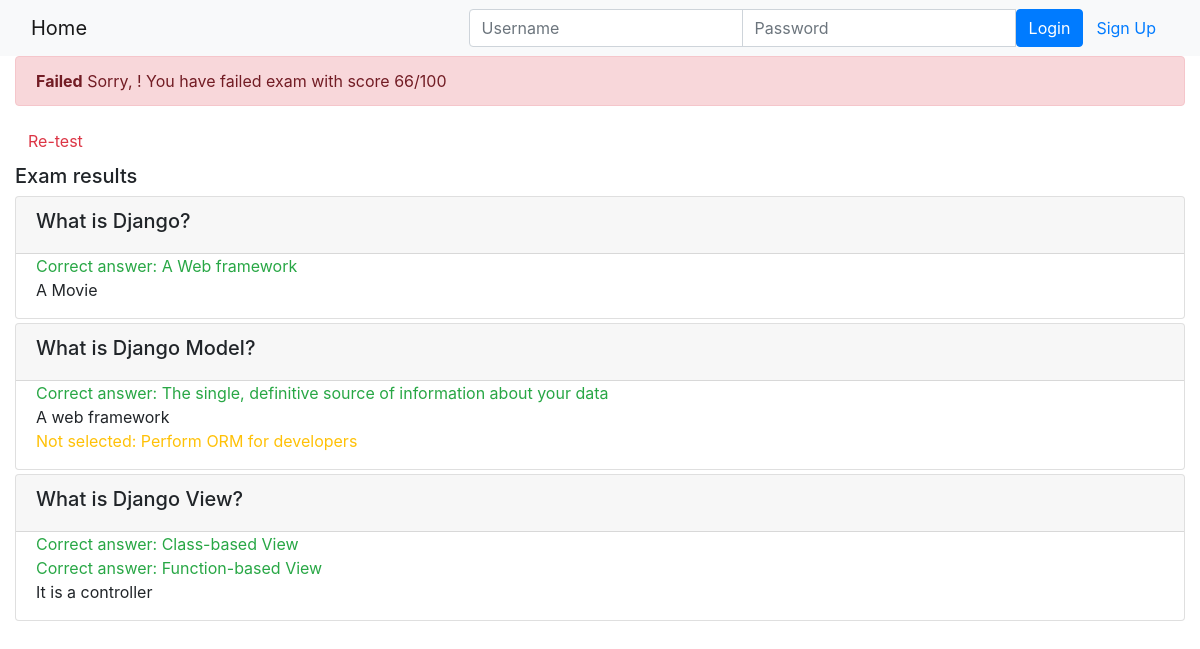
Page /onlinecourse/course/1/submission/1/result/ on the committed database.
### onlinecourse/models.py (models this page shows)
class Question(models.Model):
    lesson = models.ForeignKey(Lesson, on_delete=models.CASCADE)
    question_text = models.CharField(max_length=200)
    grade = models.IntegerField(default=10)
    def is_get_score(self, selected_ids):
       all_answers = self.choice_set.filter(is_correct=True).count()
       selected_correct = self.choice_set.filter(is_correct=True, id__in=selected_ids).count()
       selected_wrong = self.choice_set.filter(is_correct=False, id__in=selected_ids).count()
       if all_answers == selected_correct and selected_wrong == 0:
           return True
       else:
           return False

class Choice(models.Model):
    question = models.ForeignKey(Question, on_delete=models.CASCADE)
    choice_text = models.CharField(max_length=200)
    is_correct = models.BooleanField(default=False)

### onlinecourse/views.py (the view)
# urls.py: path('course/<int:course_id>/submission/<int:submission_id>/result/', views.show_exam_result, name='show_exam_result'),
def show_exam_result(request, course_id, submission_id):
    context = {}
    course = get_object_or_404(Course, pk=course_id)
    submission = get_object_or_404(Submission, pk=submission_id)
    selected_choices = submission.choices.all()
    questions = set()
    for choice in selected_choices:
        questions.add(choice.question)
    total = 0
    grade = 0
    for question in questions:
        total += question.grade
        if question.is_get_score(selected_choices):
            grade += question.grade
    context['course'] = course
    context['selected_ids'] = selected_choices
    context['grade'] = int((grade/total) * 100)
    return render(request, 'onlinecourse/exam_result_bootstrap.html', context)

### onlinecourse/templates/onlinecourse/exam_result_bootstrap.html (shortened to what this page needs)
<!DOCTYPE html>
<html lang="en">
<head>
    {% load static %}
    <link rel="stylesheet" href="https://maxcdn.bootstrapcdn.com/bootstrap/4.5.2/css/bootstrap.min.css">
</head>
<body>
 <nav class="navbar navbar-light bg-light">
    <div class="container-fluid">
        <div class="navbar-header">
              <a class="navbar-brand" href="{% url 'onlinecourse:index' %}">Home</a>
        </div>
        <ul class="nav navbar-nav navbar-right">
            {% if user.is_authenticated %}
            <li>
                <a class="btn btn-link" href="#">{{ user.first_name }}({{ user.username }})</a>
                <a class="btn btn-link" href="{% url 'onlinecourse:logout' %}">Logout</a>
            </li>
            {% else %}
            <li>
                <form class="form-inline" action="{% url 'onlinecourse:login' %}" method="post">
                    <div class="input-group">
                        <input type="text" class="form-control" placeholder="Username" name="username" >
                        <input type="password" class="form-control" placeholder="Password" name="psw" >
                        <button class="btn btn-primary" type="submit">Login</button>
                        <a class="btn btn-link" href="{% url 'onlinecourse:registration' %}">Sign Up</a>
                    </div>
                </form>
            </li>
            {% endif %}
        </ul>
    </div>
</nav>
<div class="container-fluid">
    {% if grade > 80 %}
    <div class="alert alert-success">
       <b>Congratulation, {{ user.first_name }}!</b> You have passed the exam and completed the course with score {{grade}} / 100
    </div>
        {% else %}
        <div class="alert alert-danger">
            <b>Failed</b> Sorry, {{ user.first_name }}! You have failed exam with score {{grade}}/100
        </div>
        <a class="btn btn-link text-danger" href="{% url 'onlinecourse:course_details' course.id %}">Re-test</a>
        {% endif %}
        <div class="card-columns-vertical mt-1">
        <h5 class="">Exam results</h5>
            {% for lesson in course.lesson_set.all %}
            {% for question in lesson.question_set.all %}
            <div class="card mt-1">
                <div class="card-header"><h5>{{ question.question_text}}</h5></div>
                <div class="form-group">
                    {% for choice in question.choice_set.all %}
                        <div class="form-check">
                            {% if choice in selected_ids %}
                                {% if choice.is_correct %}
                                    <div class="text-success">
                                        Correct answer: {{choice.choice_text}}
                                    </div>
                                {% else %}
                                    <div class="text-danger">
                                        Wrong answer: {{choice.choice_text}}
                                    </div>
                                {% endif %}
                            {% else %}
                                {% if choice.is_correct %}
                                    <div class="text-warning">
                                        Not selected: {{choice.choice_text}}
                                    </div>
                                {% else %}
                                    <div class="text-black">
                                        {{choice.choice_text}}
                                    </div>
                                {% endif %}
                            {% endif %}
                        </div>
                    {% endfor %}
                </div>
            </div>
            {% endfor %}
            {% endfor %}
        </div>
    </div>
</body>
</html>

### rows in the picture
Question: question_text "What is Django?"
Choice: choice_text "A Web framework"
Choice: choice_text "A Movie"
Question: question_text "What is Django Model?"
Choice: choice_text "The single, definitive source of information about your data"
Choice: choice_text "A web framework"
Choice: choice_text "Perform ORM for developers"
Question: question_text "What is Django View?"
Choice: choice_text "Class-based View"
Choice: choice_text "Function-based View"
Choice: choice_text "It is a controller"

### other values in the picture
{{ grade }} "66"
